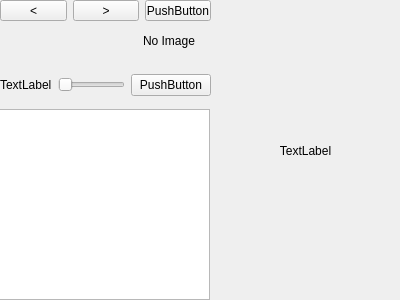
<?xml version="1.0" encoding="UTF-8"?>
<ui version="4.0">
 <class>Form</class>
 <widget class="QWidget" name="Form">
  <property name="geometry">
   <rect>
    <x>0</x>
    <y>0</y>
    <width>400</width>
    <height>300</height>
   </rect>
  </property>
  <property name="windowTitle">
   <string>Form</string>
  </property>
  <widget class="QWidget" name="verticalLayoutWidget">
   <property name="geometry">
    <rect>
     <x>-1</x>
     <y>109</y>
     <width>211</width>
     <height>191</height>
    </rect>
   </property>
   <layout class="QVBoxLayout" name="verticalLayout">
    <item>
     <widget class="QPlainTextEdit" name="plainTextEdit"/>
    </item>
   </layout>
  </widget>
  <widget class="QWidget" name="horizontalLayoutWidget">
   <property name="geometry">
    <rect>
     <x>210</x>
     <y>0</y>
     <width>191</width>
     <height>301</height>
    </rect>
   </property>
   <layout class="QHBoxLayout" name="horizontalLayout">
    <item>
     <widget class="QLabel" name="label">
      <property name="text">
       <string>TextLabel</string>
      </property>
      <property name="scaledContents">
       <bool>true</bool>
      </property>
      <property name="alignment">
       <set>Qt::AlignmentFlag::AlignCenter</set>
      </property>
     </widget>
    </item>
   </layout>
  </widget>
  <widget class="QWidget" name="gridLayoutWidget">
   <property name="geometry">
    <rect>
     <x>0</x>
     <y>0</y>
     <width>211</width>
     <height>21</height>
    </rect>
   </property>
   <layout class="QGridLayout" name="gridLayout">
    <item row="0" column="0">
     <widget class="QPushButton" name="pushButton">
      <property name="text">
       <string>&lt;</string>
      </property>
     </widget>
    </item>
    <item row="0" column="1">
     <widget class="QPushButton" name="pushButton_2">
      <property name="text">
       <string>&gt;</string>
      </property>
     </widget>
    </item>
    <item row="0" column="2">
     <widget class="QPushButton" name="pushButton_3">
      <property name="text">
       <string>PushButton</string>
      </property>
     </widget>
    </item>
   </layout>
  </widget>
  <widget class="QWidget" name="gridLayoutWidget_2">
   <property name="geometry">
    <rect>
     <x>0</x>
     <y>20</y>
     <width>211</width>
     <height>41</height>
    </rect>
   </property>
   <layout class="QGridLayout" name="gridLayout_2">
    <item row="0" column="0" colspan="2">
     <widget class="QLabel" name="label_2">
      <property name="text">
       <string/>
      </property>
     </widget>
    </item>
    <item row="0" column="2">
     <widget class="QLabel" name="label_3">
      <property name="text">
       <string>No Image</string>
      </property>
     </widget>
    </item>
   </layout>
  </widget>
  <widget class="QWidget" name="gridLayoutWidget_3">
   <property name="geometry">
    <rect>
     <x>0</x>
     <y>60</y>
     <width>211</width>
     <height>51</height>
    </rect>
   </property>
   <layout class="QGridLayout" name="gridLayout_4">
    <item row="0" column="2">
     <widget class="QPushButton" name="pushButton_4">
      <property name="text">
       <string>PushButton</string>
      </property>
     </widget>
    </item>
    <item row="0" column="1">
     <widget class="QSlider" name="horizontalSlider">
      <property name="orientation">
       <enum>Qt::Orientation::Horizontal</enum>
      </property>
     </widget>
    </item>
    <item row="0" column="0">
     <widget class="QLabel" name="label_4">
      <property name="text">
       <string>TextLabel</string>
      </property>
     </widget>
    </item>
   </layout>
  </widget>
 </widget>
 <resources/>
 <connections/>
</ui>
